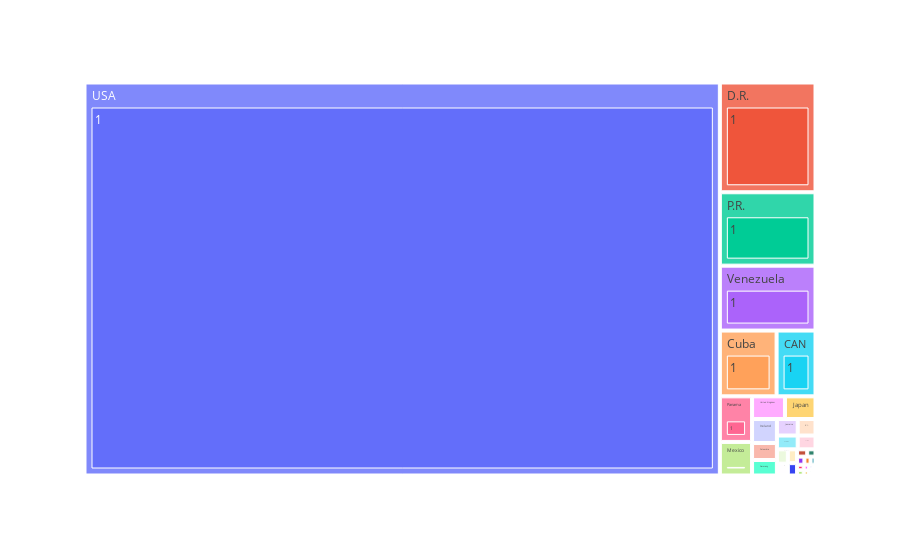

Source (notebook cell):
### Code cell
fig = px.treemap(df_batting_treemap, path=['birthCountry', 'count'], values='H')

fig.show()

### Figure 1 — Plotly figure (JSON) as saved in the notebook; plotly's stock layout.template omitted (floating-point values rounded to 4 significant figures)
{"data": [{"branchvalues": "total", "domain": {"x": [0, 1], "y": [0, 1]}, "hovertemplate": "labels=%{label}<br>H=%{value}<br>parent=%{parent}<br>id=%{id}<extra></extra>", "ids": ["American Samoa/1", "Aruba/1", "Australia/1", "Austria/1", "Bahamas/1", "Belgium/1", "Belize/1", "Brazil/1", "CAN/1", "Colombia/1", "Cuba/1", "Curacao/1", "D.R./1", "Denmark/1", "France/1", "Germany/1", "Greece/1", "Guam/1", "Honduras/1", "Ireland/1", "Italy/1", "Jamaica/1", "Japan/1", "Lithuania/1", "Mexico/1", "Netherlands/1", "Nicaragua/1", "Norway/1", "P.R./1", "Panama/1", "Philippines/1", "Poland/1", "Russia/1", "Saudi Arabia/1", "Singapore/1", "Slovakia/1", "South Korea/1", "Spain/1", "Sweden/1", "Switzerland/1", "Taiwan/1", "USA/1", "United Kingdom/1", "V.I./1", "Venezuela/1", "Viet Nam/1", "American Samoa", "Aruba", "Australia", "Austria", "Bahamas", "Belgium", "Belize", "Brazil", "CAN", "Colombia", "Cuba", "Curacao", "D.R.", "Denmark", "France", "Germany", "Greece", "Guam", "Honduras", "Ireland", "Italy", "Jamaica", "Japan", "Lithuania", "Mexico", "Netherlands", "Nicaragua", "Norway", "P.R.", "Panama", "Philippines", "Poland", "Russia", "Saudi Arabia", "Singapore", "Slovakia", "South Korea", "Spain", "Sweden", "Switzerland", "Taiwan", "USA", "United Kingdom", "V.I.", "Venezuela", "Viet Nam"], "labels": ["1", "1", "1", "1", "1", "1", "1", "1", "1", "1", "1", "1", "1", "1", "1", "1", "1", "1", "1", "1", "1", "1", "1", "1", "1", "1", "1", "1", "1", "1", "1", "1", "1", "1", "1", "1", "1", "1", "1", "1", "1", "1", "1", "1", "1", "1", "American Samoa", "Aruba", "Australia", "Austria", "Bahamas", "Belgium", "Belize", "Brazil", "CAN", "Colombia", "Cuba", "Curacao", "D.R.", "Denmark", "France", "Germany", "Greece", "Guam", "Honduras", "Ireland", "Italy", "Jamaica", "Japan", "Lithuania", "Mexico", "Netherlands", "Nicaragua", "Norway", "P.R.", "Panama", "Philippines", "Poland", "Russia", "Saudi Arabia", "Singapore", "Slovakia", "South Korea", "Spain", "Sweden", "Switzerland", "Taiwan", "USA", "United Kingdom", "V.I.", "Venezuela", "Viet Nam"], "name": "", "parents": ["American Samoa", "Aruba", "Australia", "Austria", "Bahamas", "Belgium", "Belize", "Brazil", "CAN", "Colombia", "Cuba", "Curacao", "D.R.", "Denmark", "France", "Germany", "Greece", "Guam", "Honduras", "Ireland", "Italy", "Jamaica", "Japan", "Lithuania", "Mexico", "Netherlands", "Nicaragua", "Norway", "P.R.", "Panama", "Philippines", "Poland", "Russia", "Saudi Arabia", "Singapore", "Slovakia", "South Korea", "Spain", "Sweden", "Switzerland", "Taiwan", "USA", "United Kingdom", "V.I.", "Venezuela", "Viet Nam", "", "", "", "", "", "", "", "", "", "", "", "", "", "", "", "", "", "", "", "", "", "", "", "", "", "", "", "", "", "", "", "", "", "", "", "", "", "", "", "", "", "", "", "", "", ""], "type": "treemap", "values": [336, 475, 3164, 24, 775, 55, 111, 385, 32964, 5432, 48065, 3696, 135207, 131, 643, 4957, 2, 8, 445, 7672, 515, 4421, 8919, 1, 13926, 765, 1645, 2020, 90390, 18916, 1, 1476, 947, 8, 52, 248, 1660, 17, 50, 154, 46, 3215390, 9608, 3783, 79960, 7, 336, 475, 3164, 24, 775, 55, 111, 385, 32964, 5432, 48065, 3696, 135207, 131, 643, 4957, 2, 8, 445, 7672, 515, 4421, 8919, 1, 13926, 765, 1645, 2020, 90390, 18916, 1, 1476, 947, 8, 52, 248, 1660, 17, 50, 154, 46, 3215390, 9608, 3783, 79960, 7]}], "layout": {"autosize": true, "legend": {"tracegroupgap": 0}, "margin": {"t": 60}}}
